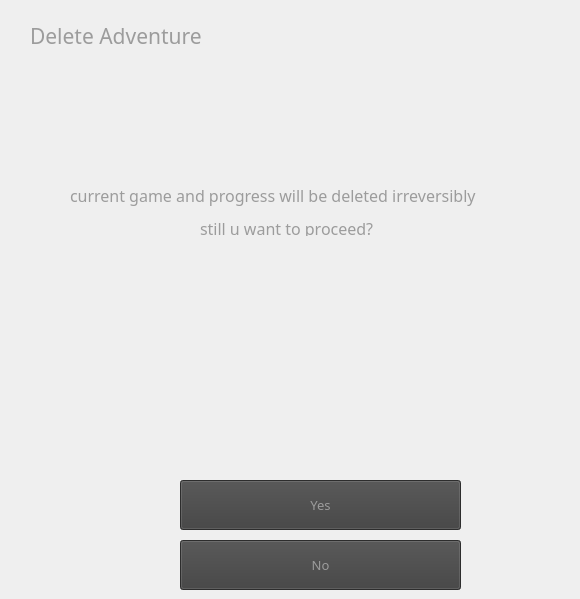
               <widget class="QWidget" name="page_delete_adventure">
                <widget class="QLabel" name="label_delete_adventure">
                 <property name="geometry">
                  <rect>
                   <x>30</x>
                   <y>20</y>
                   <width>291</width>
                   <height>31</height>
                  </rect>
                 </property>
                 <property name="font">
                  <font>
                   <family>Copperplate Gothic Bold</family>
                   <pointsize>16</pointsize>
                  </font>
                 </property>
                 <property name="styleSheet">
                  <string notr="true">color: rgb(156, 156, 156);</string>
                 </property>
                 <property name="text">
                  <string>Delete Adventure</string>
                 </property>
                </widget>
                <widget class="QLabel" name="label_warning_1">
                 <property name="geometry">
                  <rect>
                   <x>70</x>
                   <y>180</y>
                   <width>501</width>
                   <height>31</height>
                  </rect>
                 </property>
                 <property name="font">
                  <font>
                   <family>Copperplate Gothic Light</family>
                   <pointsize>12</pointsize>
                  </font>
                 </property>
                 <property name="styleSheet">
                  <string notr="true">color: rgb(156, 156, 156);</string>
                 </property>
                 <property name="text">
                  <string>current game and progress will be deleted irreversibly</string>
                 </property>
                </widget>
                <widget class="QLabel" name="label_warning_2">
                 <property name="geometry">
                  <rect>
                   <x>200</x>
                   <y>220</y>
                   <width>221</width>
                   <height>16</height>
                  </rect>
                 </property>
                 <property name="font">
                  <font>
                   <family>Copperplate Gothic Light</family>
                   <pointsize>12</pointsize>
                  </font>
                 </property>
                 <property name="styleSheet">
                  <string notr="true">color: rgb(156, 156, 156);</string>
                 </property>
                 <property name="text">
                  <string>still u want to proceed?</string>
                 </property>
                </widget>
                <widget class="QPushButton" name="pushButton_no">
                 <property name="geometry">
                  <rect>
                   <x>180</x>
                   <y>540</y>
                   <width>281</width>
                   <height>50</height>
                  </rect>
                 </property>
                 <property name="minimumSize">
                  <size>
                   <width>0</width>
                   <height>50</height>
                  </size>
                 </property>
                 <property name="font">
                  <font>
                   <family>Copperplate Gothic Light</family>
                   <pointsize>10</pointsize>
                  </font>
                 </property>
                 <property name="styleSheet">
                  <string notr="true">QPushButton{
	background-color: rgb(63, 63, 63);
	color: rgb(156, 156, 156);
}
QPushButton:hover{
	background-color: rgb(156, 156, 156);
	color: rgb(63, 63, 63);
}
</string>
                 </property>
                 <property name="text">
                  <string>No</string>
                 </property>
                </widget>
                <widget class="QPushButton" name="pushButton_yes">
                 <property name="geometry">
                  <rect>
                   <x>180</x>
                   <y>480</y>
                   <width>281</width>
                   <height>50</height>
                  </rect>
                 </property>
                 <property name="minimumSize">
                  <size>
                   <width>0</width>
                   <height>50</height>
                  </size>
                 </property>
                 <property name="font">
                  <font>
                   <family>Copperplate Gothic Light</family>
                   <pointsize>10</pointsize>
                  </font>
                 </property>
                 <property name="styleSheet">
                  <string notr="true">QPushButton{
	background-color: rgb(63, 63, 63);
	color: rgb(156, 156, 156);
}
QPushButton:hover{
	background-color: rgb(156, 156, 156);
	color: rgb(63, 63, 63);
}
</string>
                 </property>
                 <property name="text">
                  <string>Yes</string>
                 </property>
                </widget>
               </widget>
